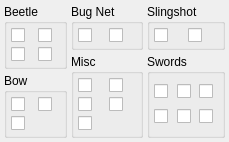
      <widget class="QWidget" name="weaponsTab">
       <attribute name="title">
        <string>Weapons</string>
       </attribute>
       <layout class="QGridLayout" name="gridLayout_9">
        <property name="margin">
         <number>4</number>
        </property>
        <property name="spacing">
         <number>4</number>
        </property>
        <item row="0" column="0" rowspan="2">
         <layout class="QVBoxLayout" name="verticalLayout_4">
          <item>
           <widget class="QGroupBox" name="beetleGrpBox">
            <property name="title">
             <string>Beetle</string>
            </property>
            <property name="checkable">
             <bool>false</bool>
            </property>
            <layout class="QGridLayout" name="gridLayout">
             <property name="margin">
              <number>4</number>
             </property>
             <property name="spacing">
              <number>4</number>
             </property>
             <item row="0" column="0">
              <widget class="QCheckBox" name="beetleChkBox">
               <property name="text">
                <string/>
               </property>
               <property name="icon">
                <iconset resource="../resources/resources.qrc">
                 <normaloff>:/weapons/Beetle</normaloff>:/weapons/Beetle</iconset>
               </property>
               <property name="iconSize">
                <size>
                 <width>64</width>
                 <height>64</height>
                </size>
               </property>
              </widget>
             </item>
             <item row="0" column="1">
              <widget class="QCheckBox" name="hookBeetleChkBox">
               <property name="text">
                <string/>
               </property>
               <property name="icon">
                <iconset resource="../resources/resources.qrc">
                 <normaloff>:/weapons/HookBeetle</normaloff>:/weapons/HookBeetle</iconset>
               </property>
               <property name="iconSize">
                <size>
                 <width>64</width>
                 <height>64</height>
                </size>
               </property>
              </widget>
             </item>
             <item row="1" column="0">
              <widget class="QCheckBox" name="checkBox">
               <property name="text">
                <string/>
               </property>
               <property name="icon">
                <iconset resource="../resources/resources.qrc">
                 <normaloff>:/weapons/SpeedBeetle</normaloff>:/weapons/SpeedBeetle</iconset>
               </property>
               <property name="iconSize">
                <size>
                 <width>64</width>
                 <height>64</height>
                </size>
               </property>
              </widget>
             </item>
             <item row="1" column="1">
              <widget class="QCheckBox" name="checkBox_2">
               <property name="text">
                <string/>
               </property>
               <property name="icon">
                <iconset resource="../resources/resources.qrc">
                 <normaloff>:/weapons/ToughBeetle</normaloff>:/weapons/ToughBeetle</iconset>
               </property>
               <property name="iconSize">
                <size>
                 <width>64</width>
                 <height>64</height>
                </size>
               </property>
              </widget>
             </item>
            </layout>
           </widget>
          </item>
          <item>
           <widget class="QGroupBox" name="bowGrpBox">
            <property name="title">
             <string>Bow</string>
            </property>
            <layout class="QGridLayout" name="gridLayout_8">
             <property name="margin">
              <number>4</number>
             </property>
             <property name="spacing">
              <number>4</number>
             </property>
             <item row="0" column="0">
              <widget class="QCheckBox" name="bowChkBox">
               <property name="text">
                <string/>
               </property>
               <property name="icon">
                <iconset resource="../resources/resources.qrc">
                 <normaloff>:/weapons/Bow</normaloff>:/weapons/Bow</iconset>
               </property>
               <property name="iconSize">
                <size>
                 <width>64</width>
                 <height>64</height>
                </size>
               </property>
              </widget>
             </item>
             <item row="0" column="1">
              <widget class="QCheckBox" name="ironBowChkBox">
               <property name="text">
                <string/>
               </property>
               <property name="icon">
                <iconset resource="../resources/resources.qrc">
                 <normaloff>:/weapons/IronBow</normaloff>:/weapons/IronBow</iconset>
               </property>
               <property name="iconSize">
                <size>
                 <width>64</width>
                 <height>64</height>
                </size>
               </property>
               <property name="shortcut">
                <string>Return</string>
               </property>
              </widget>
             </item>
             <item row="1" column="0">
              <widget class="QCheckBox" name="sacredBowChkBox">
               <property name="text">
                <string/>
               </property>
               <property name="icon">
                <iconset resource="../resources/resources.qrc">
                 <normaloff>:/weapons/SacredBow</normaloff>:/weapons/SacredBow</iconset>
               </property>
               <property name="iconSize">
                <size>
                 <width>64</width>
                 <height>64</height>
                </size>
               </property>
              </widget>
             </item>
            </layout>
           </widget>
          </item>
         </layout>
        </item>
        <item row="0" column="1">
         <widget class="QGroupBox" name="bugnetGrpBox">
          <property name="title">
           <string>Bug Net</string>
          </property>
          <layout class="QGridLayout" name="gridLayout_2">
           <property name="margin">
            <number>4</number>
           </property>
           <property name="spacing">
            <number>4</number>
           </property>
           <item row="0" column="0">
            <widget class="QCheckBox" name="bugNetChkBox">
             <property name="text">
              <string/>
             </property>
             <property name="icon">
              <iconset resource="../resources/resources.qrc">
               <normaloff>:/weapons/Bugnet</normaloff>:/weapons/Bugnet</iconset>
             </property>
             <property name="iconSize">
              <size>
               <width>64</width>
               <height>64</height>
              </size>
             </property>
            </widget>
           </item>
           <item row="0" column="1">
            <widget class="QCheckBox" name="bigBugNetChkBox">
             <property name="text">
              <string/>
             </property>
             <property name="icon">
              <iconset resource="../resources/resources.qrc">
               <normaloff>:/weapons/BigBugnet</normaloff>:/weapons/BigBugnet</iconset>
             </property>
             <property name="iconSize">
              <size>
               <width>64</width>
               <height>64</height>
              </size>
             </property>
            </widget>
           </item>
          </layout>
         </widget>
        </item>
        <item row="0" column="2">
         <widget class="QGroupBox" name="slingShotGrpBox">
          <property name="title">
           <string>Slingshot</string>
          </property>
          <layout class="QGridLayout" name="gridLayout_3">
           <property name="margin">
            <number>4</number>
           </property>
           <property name="spacing">
            <number>4</number>
           </property>
           <item row="0" column="0">
            <widget class="QCheckBox" name="slingShotChkBox">
             <property name="text">
              <string/>
             </property>
             <property name="icon">
              <iconset resource="../resources/resources.qrc">
               <normaloff>:/weapons/SlingShot</normaloff>:/weapons/SlingShot</iconset>
             </property>
             <property name="iconSize">
              <size>
               <width>64</width>
               <height>64</height>
              </size>
             </property>
            </widget>
           </item>
           <item row="0" column="1">
            <widget class="QCheckBox" name="scatterShotChkBox">
             <property name="text">
              <string/>
             </property>
             <property name="icon">
              <iconset resource="../resources/resources.qrc">
               <normaloff>:/weapons/SlingShot</normaloff>:/weapons/SlingShot</iconset>
             </property>
             <property name="iconSize">
              <size>
               <width>64</width>
               <height>64</height>
              </size>
             </property>
            </widget>
           </item>
          </layout>
         </widget>
        </item>
        <item row="1" column="1">
         <widget class="QGroupBox" name="miscGrpBox">
          <property name="title">
           <string>Misc</string>
          </property>
          <layout class="QGridLayout" name="gridLayout_4">
           <property name="margin">
            <number>4</number>
           </property>
           <property name="spacing">
            <number>4</number>
           </property>
           <item row="0" column="0">
            <widget class="QCheckBox" name="bombChkBox">
             <property name="text">
              <string/>
             </property>
             <property name="icon">
              <iconset resource="../resources/resources.qrc">
               <normaloff>:/weapons/Bomb</normaloff>:/weapons/Bomb</iconset>
             </property>
             <property name="iconSize">
              <size>
               <width>64</width>
               <height>64</height>
              </size>
             </property>
            </widget>
           </item>
           <item row="0" column="1">
            <widget class="QCheckBox" name="harpChkBox">
             <property name="text">
              <string/>
             </property>
             <property name="icon">
              <iconset resource="../resources/resources.qrc">
               <normaloff>:/weapons/Harp</normaloff>:/weapons/Harp</iconset>
             </property>
             <property name="iconSize">
              <size>
               <width>64</width>
               <height>64</height>
              </size>
             </property>
            </widget>
           </item>
           <item row="1" column="0">
            <widget class="QCheckBox" name="gustBellowsChkBox">
             <property name="text">
              <string/>
             </property>
             <property name="icon">
              <iconset resource="../resources/resources.qrc">
               <normaloff>:/weapons/GustBellows</normaloff>:/weapons/GustBellows</iconset>
             </property>
             <property name="iconSize">
              <size>
               <width>64</width>
               <height>64</height>
              </size>
             </property>
            </widget>
           </item>
           <item row="1" column="1">
            <widget class="QCheckBox" name="clawShotChkBox">
             <property name="text">
              <string/>
             </property>
             <property name="icon">
              <iconset resource="../resources/resources.qrc">
               <normaloff>:/weapons/DoubleClawshot</normaloff>:/weapons/DoubleClawshot</iconset>
             </property>
             <property name="iconSize">
              <size>
               <width>64</width>
               <height>64</height>
              </size>
             </property>
            </widget>
           </item>
           <item row="2" column="0">
            <widget class="QCheckBox" name="whipChkBox">
             <property name="text">
              <string/>
             </property>
             <property name="icon">
              <iconset resource="../resources/resources.qrc">
               <normaloff>:/weapons/Whip</normaloff>:/weapons/Whip</iconset>
             </property>
             <property name="iconSize">
              <size>
               <width>64</width>
               <height>64</height>
              </size>
             </property>
            </widget>
           </item>
          </layout>
         </widget>
        </item>
        <item row="1" column="2">
         <widget class="QGroupBox" name="swdGroupBox">
          <property name="title">
           <string>Swords</string>
          </property>
          <layout class="QGridLayout" name="gridLayout_10">
           <property name="margin">
            <number>4</number>
           </property>
           <property name="spacing">
            <number>4</number>
           </property>
           <item row="0" column="2">
            <widget class="QCheckBox" name="goddessSwdChkBox">
             <property name="text">
              <string/>
             </property>
             <property name="icon">
              <iconset resource="../resources/resources.qrc">
               <normaloff>:/swords/GoddessSword</normaloff>:/swords/GoddessSword</iconset>
             </property>
             <property name="iconSize">
              <size>
               <width>32</width>
               <height>160</height>
              </size>
             </property>
            </widget>
           </item>
           <item row="1" column="2">
            <widget class="QCheckBox" name="masterSwdChkBox">
             <property name="text">
              <string/>
             </property>
             <property name="icon">
              <iconset resource="../resources/resources.qrc">
               <normaloff>:/swords/MasterSword</normaloff>:/swords/MasterSword</iconset>
             </property>
             <property name="iconSize">
              <size>
               <width>32</width>
               <height>160</height>
              </size>
             </property>
            </widget>
           </item>
           <item row="1" column="3">
            <widget class="QCheckBox" name="trueMasterSwdChkBox">
             <property name="icon">
              <iconset resource="../resources/resources.qrc">
               <normaloff>:/swords/TrueMasterSword</normaloff>:/swords/TrueMasterSword</iconset>
             </property>
             <property name="iconSize">
              <size>
               <width>32</width>
               <height>160</height>
              </size>
             </property>
            </widget>
           </item>
           <item row="0" column="3">
            <widget class="QCheckBox" name="goddessLongSwdChkBox">
             <property name="text">
              <string/>
             </property>
             <property name="icon">
              <iconset resource="../resources/resources.qrc">
               <normaloff>:/swords/LongSword</normaloff>:/swords/LongSword</iconset>
             </property>
             <property name="iconSize">
              <size>
               <width>32</width>
               <height>160</height>
              </size>
             </property>
            </widget>
           </item>
           <item row="1" column="1">
            <widget class="QCheckBox" name="goddessWhiteSwdChkBox">
             <property name="icon">
              <iconset resource="../resources/resources.qrc">
               <normaloff>:/swords/GoddessWhiteSword</normaloff>:/swords/GoddessWhiteSword</iconset>
             </property>
             <property name="iconSize">
              <size>
               <width>32</width>
               <height>160</height>
              </size>
             </property>
            </widget>
           </item>
           <item row="0" column="1">
            <widget class="QCheckBox" name="trainingSwdChkBox">
             <property name="text">
              <string/>
             </property>
             <property name="icon">
              <iconset resource="../resources/resources.qrc">
               <normaloff>:/swords/PracticeSword</normaloff>:/swords/PracticeSword</iconset>
             </property>
             <property name="iconSize">
              <size>
               <width>32</width>
               <height>160</height>
              </size>
             </property>
            </widget>
           </item>
          </layout>
         </widget>
        </item>
       </layout>
      </widget>
